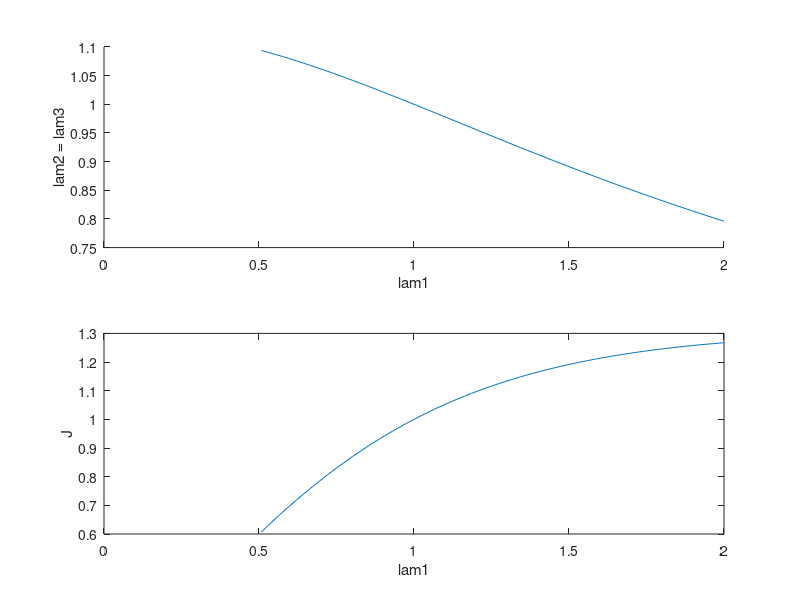

This figure's MATLAB source: (Note: this script raises an error after producing the figure.)
%   uniaxial tension in x-direction for transversely isotropic SNE model
%   Author: Dominik K. Klein / AUG21



%   uniaxial tension in x-direction
n = 200;
lam1_ges = linspace(0.5, 2, n);
n = length(lam1_ges);
lam2_ges = ones(1,n);
lam3_ges = ones(1, n);

fval_ges = zeros(n, 2);

for i=2:n
    
    lam1 = lam1_ges(i);


    P = @(lam) [(-0.56E2).*lam(1).^(-1)+lam(1).^3.*(0.2E0+0.2E0.*lam1.^4+0.32E1.*lam1.^2.* ...
                 lam(2).^2+0.128E2.*lam(2).^4)+lam(1).*(0.16E2+0.2E0.*lam(2).^2+0.2E0.*lam1.^4.* ...
                 lam(2).^2+lam1.^2.*(0.16E1+0.2E2.*lam(2).^2+0.16E1.*lam(2).^4));                      
                (-0.56E2).*lam(2).^(-1)+(0.16E2+0.2E0.*lam(1).^2+0.2E0.*lam1.^4.*lam(1).^2+ ...
                 lam1.^2.*(0.16E1+0.2E2.*lam(1).^2+0.16E1.*lam(1).^4)).*lam(2)+(0.2E0+0.2E0.* ...
                 lam1.^4+0.32E1.*lam1.^2.*lam(1).^2+0.128E2.*lam(1).^4).*lam(2).^3];
                    
    lam0 = [lam2_ges(i-1), lam3_ges(i-1)];
    
    [lam, fval] = fsolve(P, lam0);
    
    lam2_ges(i) = lam(1);
    lam3_ges(i) = lam(2);
    
    fval_ges(i, :) = fval;


end

lam1_ges = lam1_ges(1, 2:end);
lam2_ges = lam2_ges(1, 2:end);
lam3_ges = lam3_ges(1, 2:end);

clf
subplot(2, 1, 1)
hold on
plot(lam1_ges, lam2_ges);
xlabel('lam1')
ylabel('lam2 = lam3')

subplot(2, 1, 2)
plot(lam1_ges, lam1_ges .* lam2_ges .* lam3_ges)
xlabel('lam1')
ylabel('J')


%   export for TF

Fs = zeros(n-1, 9);
Fs(:, 1) = lam1_ges';
Fs(:, 5) = lam2_ges';
Fs(:, 9) = lam3_ges';

 writematrix(Fs, 'uniaxial.txt','Delimiter', 'space')
